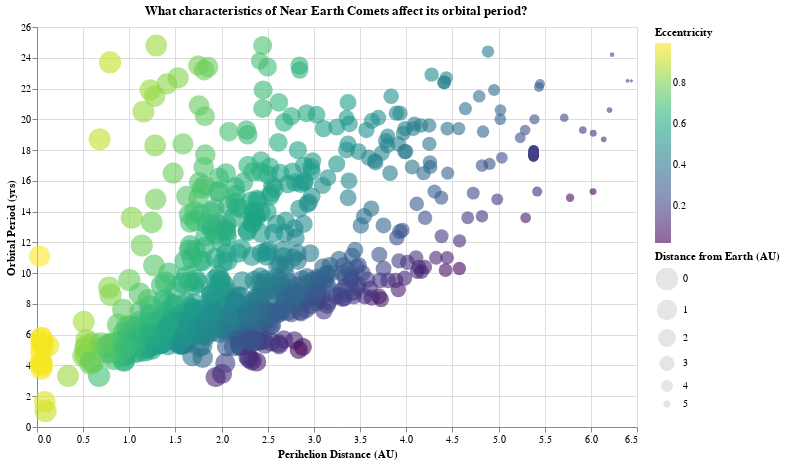

The notebook cell saved with this chart:
### Code cell
selection = alt.selection_interval()
dropdown = alt.binding_select(options=sorted(df["Decade"].unique()), name="Decade:")
decade_select = alt.selection_point(fields=['Decade'], bind=dropdown)

alt.Chart(df).mark_circle(opacity=0.6).add_params(
    selection,
    decade_select
).transform_filter(
    decade_select
).encode(
    x = alt.X('q (AU):Q', title='Perihelion Distance (AU)'),
    y = alt.Y('P (yr):Q', title='Orbital Period (yrs)'), #scale=alt.Scale(type='log')),
    color = alt.condition(selection, "e:Q", alt.value("lightgray"), scale = alt.Scale(scheme="viridis"), title="Eccentricity"),
    size = alt.Size('MOID (AU):Q', title='Distance from Earth (AU)', scale=alt.Scale(range=[10, 500], reverse=True)),
    tooltip = [
        alt.Tooltip('full_name:N', title='Comet:'),
        alt.Tooltip('Epoch:T', title='Date Discovered:'),
        alt.Tooltip('P (yr):Q', title='Period (yr):'),
        alt.Tooltip('q (AU):Q', title='Perihelion Distance (AU):'),
        alt.Tooltip('e:Q', title='Eccentricity:'),
        alt.Tooltip('MOID (AU):Q', title='Earth Distance (AU):')
    ]
).properties(
    title="What characteristics of Near Earth Comets affect its orbital period?",
    width=600,
    height=400
)

### Figure 1 — Vega-Lite specification as saved in the notebook (floating-point values rounded to 4 significant figures; data arrays with more than 128 entries replaced by an {"elided": "..."} marker saying what was removed)
{"config": {"view": {"continuousWidth": 300, "continuousHeight": 300}}, "data": {"name": "data-cc8a9275b9cb99c8552409897dee90ba"}, "mark": {"type": "circle", "opacity": 0.6}, "encoding": {"color": {"condition": {"param": "param_39", "field": "e", "type": "quantitative", "scale": {"scheme": "viridis"}, "title": "Eccentricity"}, "value": "lightgray"}, "size": {"field": "MOID (AU)", "scale": {"range": [10, 500], "reverse": true}, "title": "Distance from Earth (AU)", "type": "quantitative"}, "tooltip": [{"field": "full_name", "title": "Comet:", "type": "nominal"}, {"field": "Epoch", "title": "Date Discovered:", "type": "temporal"}, {"field": "P (yr)", "title": "Period (yr):", "type": "quantitative"}, {"field": "q (AU)", "title": "Perihelion Distance (AU):", "type": "quantitative"}, {"field": "e", "title": "Eccentricity:", "type": "quantitative"}, {"field": "MOID (AU)", "title": "Earth Distance (AU):", "type": "quantitative"}], "x": {"field": "q (AU)", "title": "Perihelion Distance (AU)", "type": "quantitative"}, "y": {"field": "P (yr)", "title": "Orbital Period (yrs)", "type": "quantitative"}}, "height": 400, "params": [{"name": "param_39", "select": {"type": "interval"}}, {"name": "param_40", "select": {"type": "point", "fields": ["Decade"]}, "bind": {"input": "select", "options": [1830.0, 1870.0, 1880.0, 1910.0, 1920.0, 1950.0, 1960.0, 1970.0, 1980.0, 1990.0, 2000.0, 2010.0, 2020.0], "name": "Decade:"}}], "title": "What characteristics of Near Earth Comets affect its orbital period?", "transform": [{"filter": {"param": "param_40"}}], "width": 600, "$schema": "https://vega.github.io/schema/vega-lite/v5.20.1.json", "datasets": {"data-cc8a9275b9cb99c8552409897dee90ba": {"elided": "835 records"}}}
